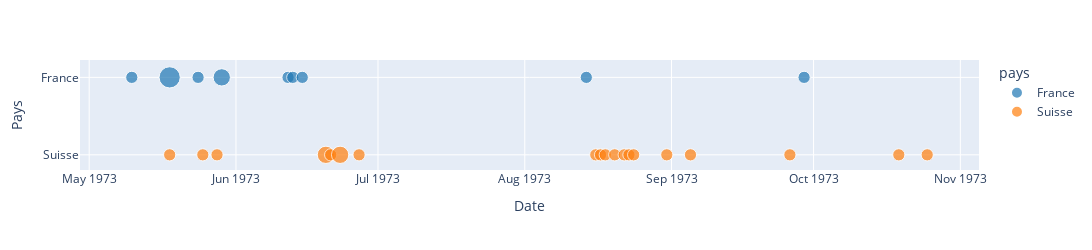

The code cell stored with this chart in its notebook:
### Code cell
### Use a different plotting library: Plotly Express


#size = [s*0.5 for s in g_q1.effectif]

fig = px.scatter(g_q1, x='date_debut', y='pays', size='effectif', size_max=15, color='pays', hover_data=['date_debut', 'effectif'],
             color_discrete_sequence=px.colors.qualitative.D3)

#fig = px.bar(x=q1_df.index, y=q1_df.values, title="Manifestations", barmode='relative')
#fig.update_yaxes(dtick=1)

fig.update_layout(
    autosize=False,
    width=1200,
    height=250,
    xaxis_title="Date", yaxis_title="Pays"
)
fig.write_image("pictures/evenements_par_pays_et_date2.jpg")
fig.show()

### Figure 1 — Plotly figure (JSON) as saved in the notebook; plotly's stock layout.template omitted (floating-point values rounded to 4 significant figures)
{"data": [{"customdata": [[1], [3], [1], [2], [1], [1], [1], [1], [1]], "hovertemplate": "pays=%{y}<br>date_debut=%{x}<br>effectif=%{customdata[0]}<extra></extra>", "legendgroup": "France", "marker": {"color": "#1F77B4", "size": [1, 3, 1, 2, 1, 1, 1, 1, 1], "sizemode": "area", "sizeref": 0.01333, "symbol": "circle"}, "mode": "markers", "name": "France", "orientation": "v", "showlegend": true, "type": "scatter", "x": ["1973-05-10", "1973-05-18", "1973-05-24", "1973-05-29", "1973-06-12", "1973-06-13", "1973-06-15", "1973-08-14", "1973-09-29"], "xaxis": "x", "y": ["France", "France", "France", "France", "France", "France", "France", "France", "France"], "yaxis": "y"}, {"customdata": [[1], [1], [1], [2], [1], [2], [1], [1], [1], [1], [1], [1], [1], [1], [1], [1], [1], [1], [1]], "hovertemplate": "pays=%{y}<br>date_debut=%{x}<br>effectif=%{customdata[0]}<extra></extra>", "legendgroup": "Suisse", "marker": {"color": "#FF7F0E", "size": [1, 1, 1, 2, 1, 2, 1, 1, 1, 1, 1, 1, 1, 1, 1, 1, 1, 1, 1], "sizemode": "area", "sizeref": 0.01333, "symbol": "circle"}, "mode": "markers", "name": "Suisse", "orientation": "v", "showlegend": true, "type": "scatter", "x": ["1973-05-18", "1973-05-25", "1973-05-28", "1973-06-20", "1973-06-21", "1973-06-23", "1973-06-27", "1973-08-16", "1973-08-17", "1973-08-18", "1973-08-20", "1973-08-22", "1973-08-23", "1973-08-24", "1973-08-31", "1973-09-05", "1973-09-26", "1973-10-19", "1973-10-25"], "xaxis": "x", "y": ["Suisse", "Suisse", "Suisse", "Suisse", "Suisse", "Suisse", "Suisse", "Suisse", "Suisse", "Suisse", "Suisse", "Suisse", "Suisse", "Suisse", "Suisse", "Suisse", "Suisse", "Suisse", "Suisse"], "yaxis": "y"}], "layout": {"autosize": false, "height": 250, "legend": {"itemsizing": "constant", "title": {"text": "pays"}, "tracegroupgap": 0}, "margin": {"t": 60}, "width": 1200, "xaxis": {"anchor": "y", "domain": [0, 1], "title": {"text": "Date"}}, "yaxis": {"anchor": "x", "categoryarray": ["Suisse", "France"], "categoryorder": "array", "domain": [0, 1], "title": {"text": "Pays"}}}}
